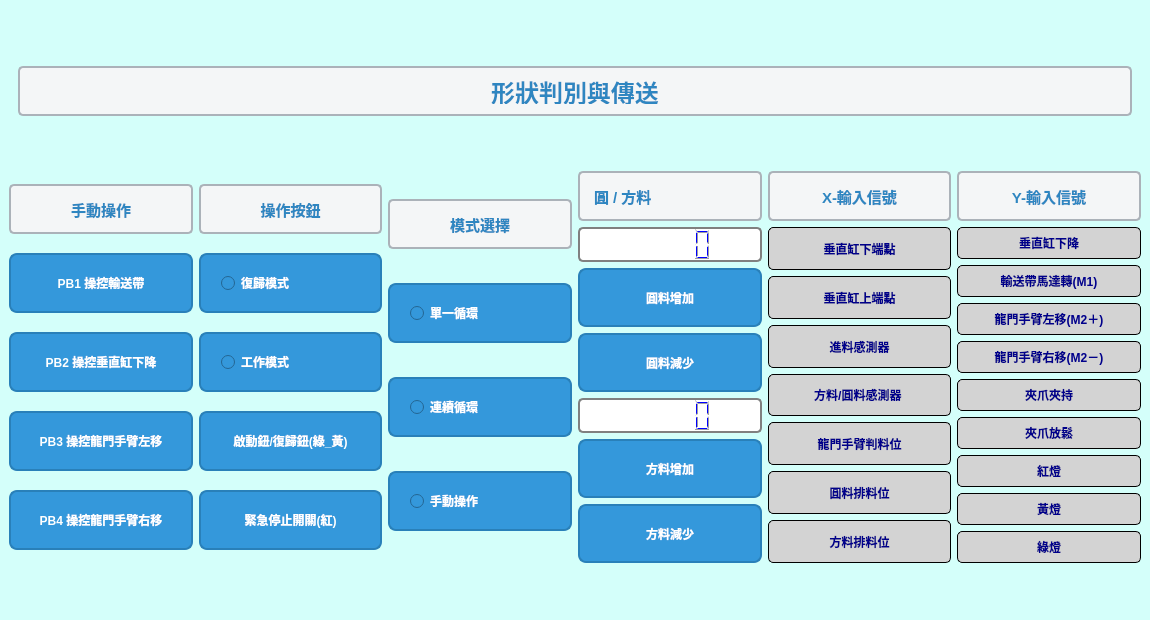
<?xml version="1.0" encoding="UTF-8"?>
<ui version="4.0">
 <class>MainWindow</class>
 <widget class="QMainWindow" name="MainWindow">
  <property name="geometry">
   <rect>
    <x>0</x>
    <y>0</y>
    <width>1150</width>
    <height>620</height>
   </rect>
  </property>
  <property name="minimumSize">
   <size>
    <width>1150</width>
    <height>620</height>
   </size>
  </property>
  <property name="maximumSize">
   <size>
    <width>1350</width>
    <height>750</height>
   </size>
  </property>
  <property name="windowTitle">
   <string>MainWindow</string>
  </property>
  <property name="styleSheet">
   <string notr="true">background-color: rgb(212, 255, 250);</string>
  </property>
  <widget class="QWidget" name="centralwidget">
   <layout class="QGridLayout" name="gridLayout">
    <item row="3" column="2">
     <layout class="QVBoxLayout" name="verticalLayout_Left_3">
      <item>
       <widget class="QLabel" name="label_Model">
        <property name="minimumSize">
         <size>
          <width>0</width>
          <height>50</height>
         </size>
        </property>
        <property name="maximumSize">
         <size>
          <width>16777215</width>
          <height>50</height>
         </size>
        </property>
        <property name="styleSheet">
         <string notr="true">QLabel#label_Model {
    font-size: 15px;       /* 字體大小 */
    font-weight: bold;     /* 粗體 */
    color: #2E86C1;        /* 字體顏色 */
    text-align: center;    /* 居中對齊 */
    background-color: #F4F6F7; /* 背景顏色 */
    border: 2px solid #ABB2B9; /* 邊框樣式 */
    padding: 10px;         /* 內邊距 */
    border-radius: 5px;    /* 邊寬圓角 */
}</string>
        </property>
        <property name="text">
         <string>模式選擇</string>
        </property>
        <property name="alignment">
         <set>Qt::AlignmentFlag::AlignCenter</set>
        </property>
       </widget>
      </item>
      <item>
       <widget class="QRadioButton" name="radioButton_SingleCycle">
        <property name="minimumSize">
         <size>
          <width>0</width>
          <height>40</height>
         </size>
        </property>
        <property name="maximumSize">
         <size>
          <width>16777215</width>
          <height>60</height>
         </size>
        </property>
        <property name="styleSheet">
         <string notr="true">QRadioButton {
    font-size: 12px;              /* 字体大小 */
    font-weight: bold;            /* 粗体 */
    color: white;                 /* 字体颜色 */
    background-color: #3498DB;    /* 按钮背景颜色 */
    border: 2px solid #2980B9;    /* 按钮边框 */
    border-radius: 8px;           /* 边框圆角 */
    padding: 10px 20px;           /* 按钮内边距 */
}

QPushButton:hover {
    background-color: #2980B9;    /* 鼠标悬停时背景颜色 */
    border: 2px solid #1F618D;    /* 鼠标悬停时边框颜色 */
}

QPushButton:pressed {
    background-color: #1F618D;    /* 按下时背景颜色 */
    border: 2px solid #154360;    /* 按下时边框颜色 */
    color: #D6EAF8;               /* 按下时字体颜色 */
}</string>
        </property>
        <property name="text">
         <string>單一循環</string>
        </property>
       </widget>
      </item>
      <item>
       <widget class="QRadioButton" name="radioButton_Continuous">
        <property name="minimumSize">
         <size>
          <width>0</width>
          <height>40</height>
         </size>
        </property>
        <property name="maximumSize">
         <size>
          <width>16777215</width>
          <height>60</height>
         </size>
        </property>
        <property name="styleSheet">
         <string notr="true">QRadioButton {
    font-size: 12px;              /* 字体大小 */
    font-weight: bold;            /* 粗体 */
    color: white;                 /* 字体颜色 */
    background-color: #3498DB;    /* 按钮背景颜色 */
    border: 2px solid #2980B9;    /* 按钮边框 */
    border-radius: 8px;           /* 边框圆角 */
    padding: 10px 20px;           /* 按钮内边距 */
}

QPushButton:hover {
    background-color: #2980B9;    /* 鼠标悬停时背景颜色 */
    border: 2px solid #1F618D;    /* 鼠标悬停时边框颜色 */
}

QPushButton:pressed {
    background-color: #1F618D;    /* 按下时背景颜色 */
    border: 2px solid #154360;    /* 按下时边框颜色 */
    color: #D6EAF8;               /* 按下时字体颜色 */
}</string>
        </property>
        <property name="text">
         <string>連續循環</string>
        </property>
       </widget>
      </item>
      <item>
       <widget class="QRadioButton" name="radioButton_Manual">
        <property name="minimumSize">
         <size>
          <width>0</width>
          <height>40</height>
         </size>
        </property>
        <property name="maximumSize">
         <size>
          <width>16777215</width>
          <height>60</height>
         </size>
        </property>
        <property name="styleSheet">
         <string notr="true">QRadioButton {
    font-size: 12px;              /* 字体大小 */
    font-weight: bold;            /* 粗体 */
    color: white;                 /* 字体颜色 */
    background-color: #3498DB;    /* 按钮背景颜色 */
    border: 2px solid #2980B9;    /* 按钮边框 */
    border-radius: 8px;           /* 边框圆角 */
    padding: 10px 20px;           /* 按钮内边距 */
}

QPushButton:hover {
    background-color: #2980B9;    /* 鼠标悬停时背景颜色 */
    border: 2px solid #1F618D;    /* 鼠标悬停时边框颜色 */
}

QPushButton:pressed {
    background-color: #1F618D;    /* 按下时背景颜色 */
    border: 2px solid #154360;    /* 按下时边框颜色 */
    color: #D6EAF8;               /* 按下时字体颜色 */
}</string>
        </property>
        <property name="text">
         <string>手動操作</string>
        </property>
       </widget>
      </item>
     </layout>
    </item>
    <item row="3" column="5">
     <layout class="QVBoxLayout" name="verticalLayout_Left_6">
      <item>
       <widget class="QLabel" name="label_Y">
        <property name="minimumSize">
         <size>
          <width>0</width>
          <height>50</height>
         </size>
        </property>
        <property name="maximumSize">
         <size>
          <width>16777215</width>
          <height>50</height>
         </size>
        </property>
        <property name="styleSheet">
         <string notr="true">QLabel#label_Y {
    font-size: 15px;       /* 字體大小 */
    font-weight: bold;     /* 粗體 */
    color: #2E86C1;        /* 字體顏色 */
    text-align: center;    /* 居中對齊 */
    background-color: #F4F6F7; /* 背景顏色 */
    border: 2px solid #ABB2B9; /* 邊框樣式 */
    padding: 10px;         /* 內邊距 */
    border-radius: 5px;    /* 邊寬圓角 */
}</string>
        </property>
        <property name="text">
         <string>Y-輸入信號</string>
        </property>
        <property name="alignment">
         <set>Qt::AlignmentFlag::AlignCenter</set>
        </property>
       </widget>
      </item>
      <item>
       <widget class="QLabel" name="label_A">
        <property name="maximumSize">
         <size>
          <width>16777215</width>
          <height>50</height>
         </size>
        </property>
        <property name="styleSheet">
         <string notr="true">QLabel {
    background-color: lightgray; /* 标签背景色 */
    border: 1px solid black;    /* 黑色边框 */
    border-radius: 5px;         /* 圆角边框 */
    color: darkblue;            /* 字体颜色 */
    font-size: 12px;            /* 字体大小 */
    font-weight: bold;          /* 字体加粗 */
    padding: 5px;               /* 内边距 */
    text-align: center;         /* 文本居中 */
    min-width: 50px;            /* 最小宽度 */
    min-height: 20px;           /* 最小高度 */
}
</string>
        </property>
        <property name="text">
         <string>垂直缸下降</string>
        </property>
        <property name="alignment">
         <set>Qt::AlignmentFlag::AlignCenter</set>
        </property>
       </widget>
      </item>
      <item>
       <widget class="QLabel" name="label_R1">
        <property name="maximumSize">
         <size>
          <width>16777215</width>
          <height>50</height>
         </size>
        </property>
        <property name="styleSheet">
         <string notr="true">QLabel {
    background-color: lightgray; /* 标签背景色 */
    border: 1px solid black;    /* 黑色边框 */
    border-radius: 5px;         /* 圆角边框 */
    color: darkblue;            /* 字体颜色 */
    font-size: 12px;            /* 字体大小 */
    font-weight: bold;          /* 字体加粗 */
    padding: 5px;               /* 内边距 */
    text-align: center;         /* 文本居中 */
    min-width: 50px;            /* 最小宽度 */
    min-height: 20px;           /* 最小高度 */
}
</string>
        </property>
        <property name="text">
         <string>輸送帶馬達轉(M1)</string>
        </property>
        <property name="alignment">
         <set>Qt::AlignmentFlag::AlignCenter</set>
        </property>
       </widget>
      </item>
      <item>
       <widget class="QLabel" name="label_R2">
        <property name="maximumSize">
         <size>
          <width>16777215</width>
          <height>50</height>
         </size>
        </property>
        <property name="styleSheet">
         <string notr="true">QLabel {
    background-color: lightgray; /* 标签背景色 */
    border: 1px solid black;    /* 黑色边框 */
    border-radius: 5px;         /* 圆角边框 */
    color: darkblue;            /* 字体颜色 */
    font-size: 12px;            /* 字体大小 */
    font-weight: bold;          /* 字体加粗 */
    padding: 5px;               /* 内边距 */
    text-align: center;         /* 文本居中 */
    min-width: 50px;            /* 最小宽度 */
    min-height: 20px;           /* 最小高度 */
}
</string>
        </property>
        <property name="text">
         <string>龍門手臂左移(M2＋)</string>
        </property>
        <property name="alignment">
         <set>Qt::AlignmentFlag::AlignCenter</set>
        </property>
       </widget>
      </item>
      <item>
       <widget class="QLabel" name="label_R3">
        <property name="maximumSize">
         <size>
          <width>16777215</width>
          <height>50</height>
         </size>
        </property>
        <property name="styleSheet">
         <string notr="true">QLabel {
    background-color: lightgray; /* 标签背景色 */
    border: 1px solid black;    /* 黑色边框 */
    border-radius: 5px;         /* 圆角边框 */
    color: darkblue;            /* 字体颜色 */
    font-size: 12px;            /* 字体大小 */
    font-weight: bold;          /* 字体加粗 */
    padding: 5px;               /* 内边距 */
    text-align: center;         /* 文本居中 */
    min-width: 50px;            /* 最小宽度 */
    min-height: 20px;           /* 最小高度 */
}
</string>
        </property>
        <property name="text">
         <string>龍門手臂右移(M2－)</string>
        </property>
        <property name="alignment">
         <set>Qt::AlignmentFlag::AlignCenter</set>
        </property>
       </widget>
      </item>
      <item>
       <widget class="QLabel" name="label_P_B">
        <property name="maximumSize">
         <size>
          <width>16777215</width>
          <height>50</height>
         </size>
        </property>
        <property name="styleSheet">
         <string notr="true">QLabel {
    background-color: lightgray; /* 标签背景色 */
    border: 1px solid black;    /* 黑色边框 */
    border-radius: 5px;         /* 圆角边框 */
    color: darkblue;            /* 字体颜色 */
    font-size: 12px;            /* 字体大小 */
    font-weight: bold;          /* 字体加粗 */
    padding: 5px;               /* 内边距 */
    text-align: center;         /* 文本居中 */
    min-width: 50px;            /* 最小宽度 */
    min-height: 20px;           /* 最小高度 */
}
</string>
        </property>
        <property name="text">
         <string>夾爪夾持</string>
        </property>
        <property name="alignment">
         <set>Qt::AlignmentFlag::AlignCenter</set>
        </property>
       </widget>
      </item>
      <item>
       <widget class="QLabel" name="label_N_B">
        <property name="maximumSize">
         <size>
          <width>16777215</width>
          <height>50</height>
         </size>
        </property>
        <property name="styleSheet">
         <string notr="true">QLabel {
    background-color: lightgray; /* 标签背景色 */
    border: 1px solid black;    /* 黑色边框 */
    border-radius: 5px;         /* 圆角边框 */
    color: darkblue;            /* 字体颜色 */
    font-size: 12px;            /* 字体大小 */
    font-weight: bold;          /* 字体加粗 */
    padding: 5px;               /* 内边距 */
    text-align: center;         /* 文本居中 */
    min-width: 50px;            /* 最小宽度 */
    min-height: 20px;           /* 最小高度 */
}
</string>
        </property>
        <property name="text">
         <string>夾爪放鬆</string>
        </property>
        <property name="alignment">
         <set>Qt::AlignmentFlag::AlignCenter</set>
        </property>
       </widget>
      </item>
      <item>
       <widget class="QLabel" name="label_RL">
        <property name="maximumSize">
         <size>
          <width>16777215</width>
          <height>50</height>
         </size>
        </property>
        <property name="styleSheet">
         <string notr="true">QLabel {
    background-color: lightgray; /* 标签背景色 */
    border: 1px solid black;    /* 黑色边框 */
    border-radius: 5px;         /* 圆角边框 */
    color: darkblue;            /* 字体颜色 */
    font-size: 12px;            /* 字体大小 */
    font-weight: bold;          /* 字体加粗 */
    padding: 5px;               /* 内边距 */
    text-align: center;         /* 文本居中 */
    min-width: 50px;            /* 最小宽度 */
    min-height: 20px;           /* 最小高度 */
}
</string>
        </property>
        <property name="text">
         <string>紅燈</string>
        </property>
        <property name="alignment">
         <set>Qt::AlignmentFlag::AlignCenter</set>
        </property>
       </widget>
      </item>
      <item>
       <widget class="QLabel" name="label_YL">
        <property name="maximumSize">
         <size>
          <width>16777215</width>
          <height>50</height>
         </size>
        </property>
        <property name="styleSheet">
         <string notr="true">QLabel {
    background-color: lightgray; /* 标签背景色 */
    border: 1px solid black;    /* 黑色边框 */
    border-radius: 5px;         /* 圆角边框 */
    color: darkblue;            /* 字体颜色 */
    font-size: 12px;            /* 字体大小 */
    font-weight: bold;          /* 字体加粗 */
    padding: 5px;               /* 内边距 */
    text-align: center;         /* 文本居中 */
    min-width: 50px;            /* 最小宽度 */
    min-height: 20px;           /* 最小高度 */
}
</string>
        </property>
        <property name="text">
         <string>黃燈</string>
        </property>
        <property name="alignment">
         <set>Qt::AlignmentFlag::AlignCenter</set>
        </property>
       </widget>
      </item>
      <item>
       <widget class="QLabel" name="label_GL">
        <property name="maximumSize">
         <size>
          <width>16777215</width>
          <height>50</height>
         </size>
        </property>
        <property name="styleSheet">
         <string notr="true">QLabel {
    background-color: lightgray; /* 标签背景色 */
    border: 1px solid black;    /* 黑色边框 */
    border-radius: 5px;         /* 圆角边框 */
    color: darkblue;            /* 字体颜色 */
    font-size: 12px;            /* 字体大小 */
    font-weight: bold;          /* 字体加粗 */
    padding: 5px;               /* 内边距 */
    text-align: center;         /* 文本居中 */
    min-width: 50px;            /* 最小宽度 */
    min-height: 20px;           /* 最小高度 */
}
</string>
        </property>
        <property name="text">
         <string>綠燈</string>
        </property>
        <property name="alignment">
         <set>Qt::AlignmentFlag::AlignCenter</set>
        </property>
       </widget>
      </item>
     </layout>
    </item>
    <item row="2" column="0" colspan="6">
     <widget class="QFrame" name="verticalFrame_Top">
      <property name="minimumSize">
       <size>
        <width>0</width>
        <height>60</height>
       </size>
      </property>
      <property name="maximumSize">
       <size>
        <width>16777215</width>
        <height>60</height>
       </size>
      </property>
      <layout class="QHBoxLayout" name="horizontalLayout_8">
       <item>
        <widget class="QLabel" name="label_Top">
         <property name="enabled">
          <bool>true</bool>
         </property>
         <property name="minimumSize">
          <size>
           <width>0</width>
           <height>50</height>
          </size>
         </property>
         <property name="maximumSize">
          <size>
           <width>16777215</width>
           <height>50</height>
          </size>
         </property>
         <property name="styleSheet">
          <string notr="true">QLabel#label_Top {
    font-size: 24px;       /* 字體大小 */
    font-weight: bold;     /* 粗體 */
    color: #2E86C1;        /* 字體顏色 */
    text-align: center;    /* 居中對齊 */
    background-color: #F4F6F7; /* 背景顏色 */
    border: 2px solid #ABB2B9; /* 邊框樣式 */
    padding: 10px;         /* 內邊距 */
    border-radius: 5px;    /* 邊寬圓角 */
}</string>
         </property>
         <property name="text">
          <string>形狀判別與傳送</string>
         </property>
         <property name="alignment">
          <set>Qt::AlignmentFlag::AlignCenter</set>
         </property>
        </widget>
       </item>
      </layout>
     </widget>
    </item>
    <item row="3" column="4">
     <layout class="QVBoxLayout" name="verticalLayout_Left_5">
      <item>
       <widget class="QLabel" name="label_X">
        <property name="minimumSize">
         <size>
          <width>0</width>
          <height>50</height>
         </size>
        </property>
        <property name="maximumSize">
         <size>
          <width>16777215</width>
          <height>50</height>
         </size>
        </property>
        <property name="styleSheet">
         <string notr="true">QLabel#label_X {
    font-size: 15px;       /* 字體大小 */
    font-weight: bold;     /* 粗體 */
    color: #2E86C1;        /* 字體顏色 */
    text-align: center;    /* 居中對齊 */
    background-color: #F4F6F7; /* 背景顏色 */
    border: 2px solid #ABB2B9; /* 邊框樣式 */
    padding: 10px;         /* 內邊距 */
    border-radius: 5px;    /* 邊寬圓角 */
}</string>
        </property>
        <property name="text">
         <string>X-輸入信號</string>
        </property>
        <property name="alignment">
         <set>Qt::AlignmentFlag::AlignCenter</set>
        </property>
       </widget>
      </item>
      <item>
       <widget class="QLabel" name="label_a1">
        <property name="maximumSize">
         <size>
          <width>16777215</width>
          <height>50</height>
         </size>
        </property>
        <property name="styleSheet">
         <string notr="true">QLabel {
    background-color: lightgray; /* 标签背景色 */
    border: 1px solid black;    /* 黑色边框 */
    border-radius: 5px;         /* 圆角边框 */
    color: darkblue;            /* 字体颜色 */
    font-size: 12px;            /* 字体大小 */
    font-weight: bold;          /* 字体加粗 */
    padding: 5px;               /* 内边距 */
    text-align: center;         /* 文本居中 */
    min-width: 50px;            /* 最小宽度 */
    min-height: 20px;           /* 最小高度 */
}
</string>
        </property>
        <property name="text">
         <string>垂直缸下端點</string>
        </property>
        <property name="alignment">
         <set>Qt::AlignmentFlag::AlignCenter</set>
        </property>
       </widget>
      </item>
      <item>
       <widget class="QLabel" name="label_a0">
        <property name="maximumSize">
         <size>
          <width>16777215</width>
          <height>50</height>
         </size>
        </property>
        <property name="styleSheet">
         <string notr="true">QLabel {
    background-color: lightgray; /* 标签背景色 */
    border: 1px solid black;    /* 黑色边框 */
    border-radius: 5px;         /* 圆角边框 */
    color: darkblue;            /* 字体颜色 */
    font-size: 12px;            /* 字体大小 */
    font-weight: bold;          /* 字体加粗 */
    padding: 5px;               /* 内边距 */
    text-align: center;         /* 文本居中 */
    min-width: 50px;            /* 最小宽度 */
    min-height: 20px;           /* 最小高度 */
}
</string>
        </property>
        <property name="text">
         <string>垂直缸上端點</string>
        </property>
        <property name="alignment">
         <set>Qt::AlignmentFlag::AlignCenter</set>
        </property>
       </widget>
      </item>
      <item>
       <widget class="QLabel" name="label_s0">
        <property name="maximumSize">
         <size>
          <width>16777215</width>
          <height>50</height>
         </size>
        </property>
        <property name="styleSheet">
         <string notr="true">QLabel {
    background-color: lightgray; /* 标签背景色 */
    border: 1px solid black;    /* 黑色边框 */
    border-radius: 5px;         /* 圆角边框 */
    color: darkblue;            /* 字体颜色 */
    font-size: 12px;            /* 字体大小 */
    font-weight: bold;          /* 字体加粗 */
    padding: 5px;               /* 内边距 */
    text-align: center;         /* 文本居中 */
    min-width: 50px;            /* 最小宽度 */
    min-height: 20px;           /* 最小高度 */
}
</string>
        </property>
        <property name="text">
         <string>進料感測器</string>
        </property>
        <property name="alignment">
         <set>Qt::AlignmentFlag::AlignCenter</set>
        </property>
       </widget>
      </item>
      <item>
       <widget class="QLabel" name="label_s1">
        <property name="maximumSize">
         <size>
          <width>16777215</width>
          <height>50</height>
         </size>
        </property>
        <property name="styleSheet">
         <string notr="true">QLabel {
    background-color: lightgray; /* 标签背景色 */
    border: 1px solid black;    /* 黑色边框 */
    border-radius: 5px;         /* 圆角边框 */
    color: darkblue;            /* 字体颜色 */
    font-size: 12px;            /* 字体大小 */
    font-weight: bold;          /* 字体加粗 */
    padding: 5px;               /* 内边距 */
    text-align: center;         /* 文本居中 */
    min-width: 50px;            /* 最小宽度 */
    min-height: 20px;           /* 最小高度 */
}
</string>
        </property>
        <property name="text">
         <string>方料/圓料感測器 </string>
        </property>
        <property name="alignment">
         <set>Qt::AlignmentFlag::AlignCenter</set>
        </property>
       </widget>
      </item>
      <item>
       <widget class="QLabel" name="label_p0">
        <property name="maximumSize">
         <size>
          <width>16777215</width>
          <height>50</height>
         </size>
        </property>
        <property name="styleSheet">
         <string notr="true">QLabel {
    background-color: lightgray; /* 标签背景色 */
    border: 1px solid black;    /* 黑色边框 */
    border-radius: 5px;         /* 圆角边框 */
    color: darkblue;            /* 字体颜色 */
    font-size: 12px;            /* 字体大小 */
    font-weight: bold;          /* 字体加粗 */
    padding: 5px;               /* 内边距 */
    text-align: center;         /* 文本居中 */
    min-width: 50px;            /* 最小宽度 */
    min-height: 20px;           /* 最小高度 */
}
</string>
        </property>
        <property name="text">
         <string>龍門手臂判料位</string>
        </property>
        <property name="alignment">
         <set>Qt::AlignmentFlag::AlignCenter</set>
        </property>
       </widget>
      </item>
      <item>
       <widget class="QLabel" name="label_p1">
        <property name="maximumSize">
         <size>
          <width>16777215</width>
          <height>50</height>
         </size>
        </property>
        <property name="styleSheet">
         <string notr="true">QLabel {
    background-color: lightgray; /* 标签背景色 */
    border: 1px solid black;    /* 黑色边框 */
    border-radius: 5px;         /* 圆角边框 */
    color: darkblue;            /* 字体颜色 */
    font-size: 12px;            /* 字体大小 */
    font-weight: bold;          /* 字体加粗 */
    padding: 5px;               /* 内边距 */
    text-align: center;         /* 文本居中 */
    min-width: 50px;            /* 最小宽度 */
    min-height: 20px;           /* 最小高度 */
}
</string>
        </property>
        <property name="text">
         <string>圓料排料位</string>
        </property>
        <property name="alignment">
         <set>Qt::AlignmentFlag::AlignCenter</set>
        </property>
       </widget>
      </item>
      <item>
       <widget class="QLabel" name="label_p2">
        <property name="maximumSize">
         <size>
          <width>16777215</width>
          <height>50</height>
         </size>
        </property>
        <property name="styleSheet">
         <string notr="true">QLabel {
    background-color: lightgray; /* 标签背景色 */
    border: 1px solid black;    /* 黑色边框 */
    border-radius: 5px;         /* 圆角边框 */
    color: darkblue;            /* 字体颜色 */
    font-size: 12px;            /* 字体大小 */
    font-weight: bold;          /* 字体加粗 */
    padding: 5px;               /* 内边距 */
    text-align: center;         /* 文本居中 */
    min-width: 50px;            /* 最小宽度 */
    min-height: 20px;           /* 最小高度 */
}
</string>
        </property>
        <property name="text">
         <string>方料排料位</string>
        </property>
        <property name="alignment">
         <set>Qt::AlignmentFlag::AlignCenter</set>
        </property>
       </widget>
      </item>
     </layout>
    </item>
    <item row="3" column="0">
     <layout class="QVBoxLayout" name="verticalLayout_Left_1">
      <item>
       <widget class="QLabel" name="label_Manual">
        <property name="minimumSize">
         <size>
          <width>0</width>
          <height>50</height>
         </size>
        </property>
        <property name="maximumSize">
         <size>
          <width>16777215</width>
          <height>50</height>
         </size>
        </property>
        <property name="styleSheet">
         <string notr="true">QLabel#label_Manual {
    font-size: 15px;       /* 字體大小 */
    font-weight: bold;     /* 粗體 */
    color: #2E86C1;        /* 字體顏色 */
    text-align: center;    /* 居中對齊 */
    background-color: #F4F6F7; /* 背景顏色 */
    border: 2px solid #ABB2B9; /* 邊框樣式 */
    padding: 10px;         /* 內邊距 */
    border-radius: 5px;    /* 邊寬圓角 */
}</string>
        </property>
        <property name="text">
         <string>手動操作</string>
        </property>
        <property name="alignment">
         <set>Qt::AlignmentFlag::AlignCenter</set>
        </property>
       </widget>
      </item>
      <item>
       <widget class="QPushButton" name="pushButton_ManualConveyor">
        <property name="minimumSize">
         <size>
          <width>0</width>
          <height>40</height>
         </size>
        </property>
        <property name="maximumSize">
         <size>
          <width>16777215</width>
          <height>60</height>
         </size>
        </property>
        <property name="styleSheet">
         <string notr="true">QPushButton {
    font-size: 12px;              /* 字体大小 */
    font-weight: bold;            /* 粗体 */
    color: white;                 /* 字体颜色 */
    background-color: #3498DB;    /* 按钮背景颜色 */
    border: 2px solid #2980B9;    /* 按钮边框 */
    border-radius: 8px;           /* 边框圆角 */
    padding: 10px 20px;           /* 按钮内边距 */
}

QPushButton:hover {
    background-color: #2980B9;    /* 鼠标悬停时背景颜色 */
    border: 2px solid #1F618D;    /* 鼠标悬停时边框颜色 */
}

QPushButton:pressed {
    background-color: #1F618D;    /* 按下时背景颜色 */
    border: 2px solid #154360;    /* 按下时边框颜色 */
    color: #D6EAF8;               /* 按下时字体颜色 */
}
</string>
        </property>
        <property name="text">
         <string>PB1 操控輸送帶</string>
        </property>
       </widget>
      </item>
      <item>
       <widget class="QPushButton" name="pushButton_ManualACylinder">
        <property name="minimumSize">
         <size>
          <width>0</width>
          <height>40</height>
         </size>
        </property>
        <property name="maximumSize">
         <size>
          <width>16777215</width>
          <height>60</height>
         </size>
        </property>
        <property name="styleSheet">
         <string notr="true">QPushButton {
    font-size: 12px;              /* 字体大小 */
    font-weight: bold;            /* 粗体 */
    color: white;                 /* 字体颜色 */
    background-color: #3498DB;    /* 按钮背景颜色 */
    border: 2px solid #2980B9;    /* 按钮边框 */
    border-radius: 8px;           /* 边框圆角 */
    padding: 10px 20px;           /* 按钮内边距 */
}

QPushButton:hover {
    background-color: #2980B9;    /* 鼠标悬停时背景颜色 */
    border: 2px solid #1F618D;    /* 鼠标悬停时边框颜色 */
}

QPushButton:pressed {
    background-color: #1F618D;    /* 按下时背景颜色 */
    border: 2px solid #154360;    /* 按下时边框颜色 */
    color: #D6EAF8;               /* 按下时字体颜色 */
}
</string>
        </property>
        <property name="text">
         <string>PB2 操控垂直缸下降</string>
        </property>
       </widget>
      </item>
      <item>
       <widget class="QPushButton" name="pushButton_ManualArmLeft">
        <property name="minimumSize">
         <size>
          <width>0</width>
          <height>40</height>
         </size>
        </property>
        <property name="maximumSize">
         <size>
          <width>16777215</width>
          <height>60</height>
         </size>
        </property>
        <property name="styleSheet">
         <string notr="true">QPushButton {
    font-size: 12px;              /* 字体大小 */
    font-weight: bold;            /* 粗体 */
    color: white;                 /* 字体颜色 */
    background-color: #3498DB;    /* 按钮背景颜色 */
    border: 2px solid #2980B9;    /* 按钮边框 */
    border-radius: 8px;           /* 边框圆角 */
    padding: 10px 20px;           /* 按钮内边距 */
}

QPushButton:hover {
    background-color: #2980B9;    /* 鼠标悬停时背景颜色 */
    border: 2px solid #1F618D;    /* 鼠标悬停时边框颜色 */
}

QPushButton:pressed {
    background-color: #1F618D;    /* 按下时背景颜色 */
    border: 2px solid #154360;    /* 按下时边框颜色 */
    color: #D6EAF8;               /* 按下时字体颜色 */
}
</string>
        </property>
        <property name="text">
         <string>PB3 操控龍門手臂左移</string>
        </property>
       </widget>
      </item>
      <item>
       <widget class="QPushButton" name="pushButton_ManualArmRight">
        <property name="minimumSize">
         <size>
          <width>0</width>
          <height>40</height>
         </size>
        </property>
        <property name="maximumSize">
         <size>
          <width>16777215</width>
          <height>60</height>
         </size>
        </property>
        <property name="styleSheet">
         <string notr="true">QPushButton {
    font-size: 12px;              /* 字体大小 */
    font-weight: bold;            /* 粗体 */
    color: white;                 /* 字体颜色 */
    background-color: #3498DB;    /* 按钮背景颜色 */
    border: 2px solid #2980B9;    /* 按钮边框 */
    border-radius: 8px;           /* 边框圆角 */
    padding: 10px 20px;           /* 按钮内边距 */
}

QPushButton:hover {
    background-color: #2980B9;    /* 鼠标悬停时背景颜色 */
    border: 2px solid #1F618D;    /* 鼠标悬停时边框颜色 */
}

QPushButton:pressed {
    background-color: #1F618D;    /* 按下时背景颜色 */
    border: 2px solid #154360;    /* 按下时边框颜色 */
    color: #D6EAF8;               /* 按下时字体颜色 */
}
</string>
        </property>
        <property name="text">
         <string>PB4 操控龍門手臂右移</string>
        </property>
       </widget>
      </item>
     </layout>
    </item>
    <item row="3" column="1">
     <layout class="QVBoxLayout" name="verticalLayout_Left_2">
      <item>
       <widget class="QLabel" name="label_Operate">
        <property name="minimumSize">
         <size>
          <width>0</width>
          <height>50</height>
         </size>
        </property>
        <property name="maximumSize">
         <size>
          <width>16777215</width>
          <height>50</height>
         </size>
        </property>
        <property name="styleSheet">
         <string notr="true">QLabel#label_Operate {
    font-size: 15px;       /* 字體大小 */
    font-weight: bold;     /* 粗體 */
    color: #2E86C1;        /* 字體顏色 */
    text-align: center;    /* 居中對齊 */
    background-color: #F4F6F7; /* 背景顏色 */
    border: 2px solid #ABB2B9; /* 邊框樣式 */
    padding: 10px;         /* 內邊距 */
    border-radius: 5px;    /* 邊寬圓角 */
}</string>
        </property>
        <property name="text">
         <string>操作按鈕</string>
        </property>
        <property name="alignment">
         <set>Qt::AlignmentFlag::AlignCenter</set>
        </property>
       </widget>
      </item>
      <item>
       <widget class="QRadioButton" name="radioButton_Rst">
        <property name="minimumSize">
         <size>
          <width>0</width>
          <height>40</height>
         </size>
        </property>
        <property name="maximumSize">
         <size>
          <width>16777215</width>
          <height>60</height>
         </size>
        </property>
        <property name="styleSheet">
         <string notr="true">QRadioButton {
    font-size: 12px;              /* 字体大小 */
    font-weight: bold;            /* 粗体 */
    color: white;                 /* 字体颜色 */
    background-color: #3498DB;    /* 按钮背景颜色 */
    border: 2px solid #2980B9;    /* 按钮边框 */
    border-radius: 8px;           /* 边框圆角 */
    padding: 10px 20px;           /* 按钮内边距 */
}

QPushButton:hover {
    background-color: #2980B9;    /* 鼠标悬停时背景颜色 */
    border: 2px solid #1F618D;    /* 鼠标悬停时边框颜色 */
}

QPushButton:pressed {
    background-color: #1F618D;    /* 按下时背景颜色 */
    border: 2px solid #154360;    /* 按下时边框颜色 */
    color: #D6EAF8;               /* 按下时字体颜色 */
}</string>
        </property>
        <property name="text">
         <string>復歸模式</string>
        </property>
       </widget>
      </item>
      <item>
       <widget class="QRadioButton" name="radioButton_Work">
        <property name="minimumSize">
         <size>
          <width>0</width>
          <height>40</height>
         </size>
        </property>
        <property name="maximumSize">
         <size>
          <width>16777215</width>
          <height>60</height>
         </size>
        </property>
        <property name="styleSheet">
         <string notr="true">QRadioButton {
    font-size: 12px;              /* 字体大小 */
    font-weight: bold;            /* 粗体 */
    color: white;                 /* 字体颜色 */
    background-color: #3498DB;    /* 按钮背景颜色 */
    border: 2px solid #2980B9;    /* 按钮边框 */
    border-radius: 8px;           /* 边框圆角 */
    padding: 10px 20px;           /* 按钮内边距 */
}

QPushButton:hover {
    background-color: #2980B9;    /* 鼠标悬停时背景颜色 */
    border: 2px solid #1F618D;    /* 鼠标悬停时边框颜色 */
}

QPushButton:pressed {
    background-color: #1F618D;    /* 按下时背景颜色 */
    border: 2px solid #154360;    /* 按下时边框颜色 */
    color: #D6EAF8;               /* 按下时字体颜色 */
}</string>
        </property>
        <property name="text">
         <string>工作模式</string>
        </property>
       </widget>
      </item>
      <item>
       <widget class="QPushButton" name="pushButton_St_Rst">
        <property name="minimumSize">
         <size>
          <width>0</width>
          <height>40</height>
         </size>
        </property>
        <property name="maximumSize">
         <size>
          <width>16777215</width>
          <height>60</height>
         </size>
        </property>
        <property name="styleSheet">
         <string notr="true">QPushButton {
    font-size: 12px;              /* 字体大小 */
    font-weight: bold;            /* 粗体 */
    color: white;                 /* 字体颜色 */
    background-color: #3498DB;    /* 按钮背景颜色 */
    border: 2px solid #2980B9;    /* 按钮边框 */
    border-radius: 8px;           /* 边框圆角 */
    padding: 10px 20px;           /* 按钮内边距 */
}

QPushButton:hover {
    background-color: #2980B9;    /* 鼠标悬停时背景颜色 */
    border: 2px solid #1F618D;    /* 鼠标悬停时边框颜色 */
}

QPushButton:pressed {
    background-color: #1F618D;    /* 按下时背景颜色 */
    border: 2px solid #154360;    /* 按下时边框颜色 */
    color: #D6EAF8;               /* 按下时字体颜色 */
}
</string>
        </property>
        <property name="text">
         <string>啟動鈕/復歸鈕(綠_黃)</string>
        </property>
       </widget>
      </item>
      <item>
       <widget class="QPushButton" name="pushButton_EMS">
        <property name="minimumSize">
         <size>
          <width>0</width>
          <height>40</height>
         </size>
        </property>
        <property name="maximumSize">
         <size>
          <width>16777215</width>
          <height>60</height>
         </size>
        </property>
        <property name="styleSheet">
         <string notr="true">QPushButton {
    font-size: 12px;              /* 字体大小 */
    font-weight: bold;            /* 粗体 */
    color: white;                 /* 字体颜色 */
    background-color: #3498DB;    /* 按钮背景颜色 */
    border: 2px solid #2980B9;    /* 按钮边框 */
    border-radius: 8px;           /* 边框圆角 */
    padding: 10px 20px;           /* 按钮内边距 */
}

QPushButton:hover {
    background-color: #2980B9;    /* 鼠标悬停时背景颜色 */
    border: 2px solid #1F618D;    /* 鼠标悬停时边框颜色 */
}

QPushButton:pressed {
    background-color: #1F618D;    /* 按下时背景颜色 */
    border: 2px solid #154360;    /* 按下时边框颜色 */
    color: #D6EAF8;               /* 按下时字体颜色 */
}
</string>
        </property>
        <property name="text">
         <string>緊急停止開關(紅)</string>
        </property>
       </widget>
      </item>
     </layout>
    </item>
    <item row="3" column="3">
     <layout class="QVBoxLayout" name="verticalLayout_Left_4">
      <item>
       <widget class="QLabel" name="label_material">
        <property name="maximumSize">
         <size>
          <width>16777215</width>
          <height>50</height>
         </size>
        </property>
        <property name="styleSheet">
         <string notr="true">QLabel#label_material {
    font-size: 15px;       /* 字體大小 */
    font-weight: bold;     /* 粗體 */
    color: #2E86C1;        /* 字體顏色 */
    text-align: center;    /* 居中對齊 */
    background-color: #F4F6F7; /* 背景顏色 */
    border: 2px solid #ABB2B9; /* 邊框樣式 */
    padding: 10px;         /* 內邊距 */
    border-radius: 5px;    /* 邊寬圓角 */
}</string>
        </property>
        <property name="text">
         <string>圓 / 方料</string>
        </property>
       </widget>
      </item>
      <item>
       <widget class="QLCDNumber" name="lcdNumber_Circle">
        <property name="maximumSize">
         <size>
          <width>16777215</width>
          <height>35</height>
         </size>
        </property>
        <property name="styleSheet">
         <string notr="true">QLCDNumber {
    background-color: white;
    color: blue;
    border: 2px solid gray;
    border-radius: 5px;
}
</string>
        </property>
       </widget>
      </item>
      <item>
       <widget class="QPushButton" name="pushButton_AddCircle">
        <property name="minimumSize">
         <size>
          <width>0</width>
          <height>40</height>
         </size>
        </property>
        <property name="maximumSize">
         <size>
          <width>16777215</width>
          <height>60</height>
         </size>
        </property>
        <property name="styleSheet">
         <string notr="true">QPushButton {
    font-size: 12px;              /* 字体大小 */
    font-weight: bold;            /* 粗体 */
    color: white;                 /* 字体颜色 */
    background-color: #3498DB;    /* 按钮背景颜色 */
    border: 2px solid #2980B9;    /* 按钮边框 */
    border-radius: 8px;           /* 边框圆角 */
    padding: 10px 20px;           /* 按钮内边距 */
}

QPushButton:hover {
    background-color: #2980B9;    /* 鼠标悬停时背景颜色 */
    border: 2px solid #1F618D;    /* 鼠标悬停时边框颜色 */
}

QPushButton:pressed {
    background-color: #1F618D;    /* 按下时背景颜色 */
    border: 2px solid #154360;    /* 按下时边框颜色 */
    color: #D6EAF8;               /* 按下时字体颜色 */
}
</string>
        </property>
        <property name="text">
         <string>圓料增加</string>
        </property>
       </widget>
      </item>
      <item>
       <widget class="QPushButton" name="pushButton_SubCircle">
        <property name="minimumSize">
         <size>
          <width>0</width>
          <height>40</height>
         </size>
        </property>
        <property name="maximumSize">
         <size>
          <width>16777215</width>
          <height>60</height>
         </size>
        </property>
        <property name="styleSheet">
         <string notr="true">QPushButton {
    font-size: 12px;              /* 字体大小 */
    font-weight: bold;            /* 粗体 */
    color: white;                 /* 字体颜色 */
    background-color: #3498DB;    /* 按钮背景颜色 */
    border: 2px solid #2980B9;    /* 按钮边框 */
    border-radius: 8px;           /* 边框圆角 */
    padding: 10px 20px;           /* 按钮内边距 */
}

QPushButton:hover {
    background-color: #2980B9;    /* 鼠标悬停时背景颜色 */
    border: 2px solid #1F618D;    /* 鼠标悬停时边框颜色 */
}

QPushButton:pressed {
    background-color: #1F618D;    /* 按下时背景颜色 */
    border: 2px solid #154360;    /* 按下时边框颜色 */
    color: #D6EAF8;               /* 按下时字体颜色 */
}
</string>
        </property>
        <property name="text">
         <string>圓料減少</string>
        </property>
       </widget>
      </item>
      <item>
       <widget class="QLCDNumber" name="lcdNumber_Square">
        <property name="maximumSize">
         <size>
          <width>16777215</width>
          <height>35</height>
         </size>
        </property>
        <property name="styleSheet">
         <string notr="true">QLCDNumber {
    background-color: white;
    color: blue;
    border: 2px solid gray;
    border-radius: 5px;
}
</string>
        </property>
       </widget>
      </item>
      <item>
       <widget class="QPushButton" name="pushButton_AddSquare">
        <property name="minimumSize">
         <size>
          <width>0</width>
          <height>40</height>
         </size>
        </property>
        <property name="maximumSize">
         <size>
          <width>16777215</width>
          <height>60</height>
         </size>
        </property>
        <property name="styleSheet">
         <string notr="true">QPushButton {
    font-size: 12px;              /* 字体大小 */
    font-weight: bold;            /* 粗体 */
    color: white;                 /* 字体颜色 */
    background-color: #3498DB;    /* 按钮背景颜色 */
    border: 2px solid #2980B9;    /* 按钮边框 */
    border-radius: 8px;           /* 边框圆角 */
    padding: 10px 20px;           /* 按钮内边距 */
}

QPushButton:hover {
    background-color: #2980B9;    /* 鼠标悬停时背景颜色 */
    border: 2px solid #1F618D;    /* 鼠标悬停时边框颜色 */
}

QPushButton:pressed {
    background-color: #1F618D;    /* 按下时背景颜色 */
    border: 2px solid #154360;    /* 按下时边框颜色 */
    color: #D6EAF8;               /* 按下时字体颜色 */
}
</string>
        </property>
        <property name="text">
         <string>方料增加</string>
        </property>
       </widget>
      </item>
      <item>
       <widget class="QPushButton" name="pushButton_SubSquare">
        <property name="minimumSize">
         <size>
          <width>0</width>
          <height>40</height>
         </size>
        </property>
        <property name="maximumSize">
         <size>
          <width>16777215</width>
          <height>60</height>
         </size>
        </property>
        <property name="styleSheet">
         <string notr="true">QPushButton {
    font-size: 12px;              /* 字体大小 */
    font-weight: bold;            /* 粗体 */
    color: white;                 /* 字体颜色 */
    background-color: #3498DB;    /* 按钮背景颜色 */
    border: 2px solid #2980B9;    /* 按钮边框 */
    border-radius: 8px;           /* 边框圆角 */
    padding: 10px 20px;           /* 按钮内边距 */
}

QPushButton:hover {
    background-color: #2980B9;    /* 鼠标悬停时背景颜色 */
    border: 2px solid #1F618D;    /* 鼠标悬停时边框颜色 */
}

QPushButton:pressed {
    background-color: #1F618D;    /* 按下时背景颜色 */
    border: 2px solid #154360;    /* 按下时边框颜色 */
    color: #D6EAF8;               /* 按下时字体颜色 */
}
</string>
        </property>
        <property name="text">
         <string>方料減少</string>
        </property>
       </widget>
      </item>
     </layout>
    </item>
   </layout>
  </widget>
 </widget>
 <resources/>
 <connections/>
</ui>
